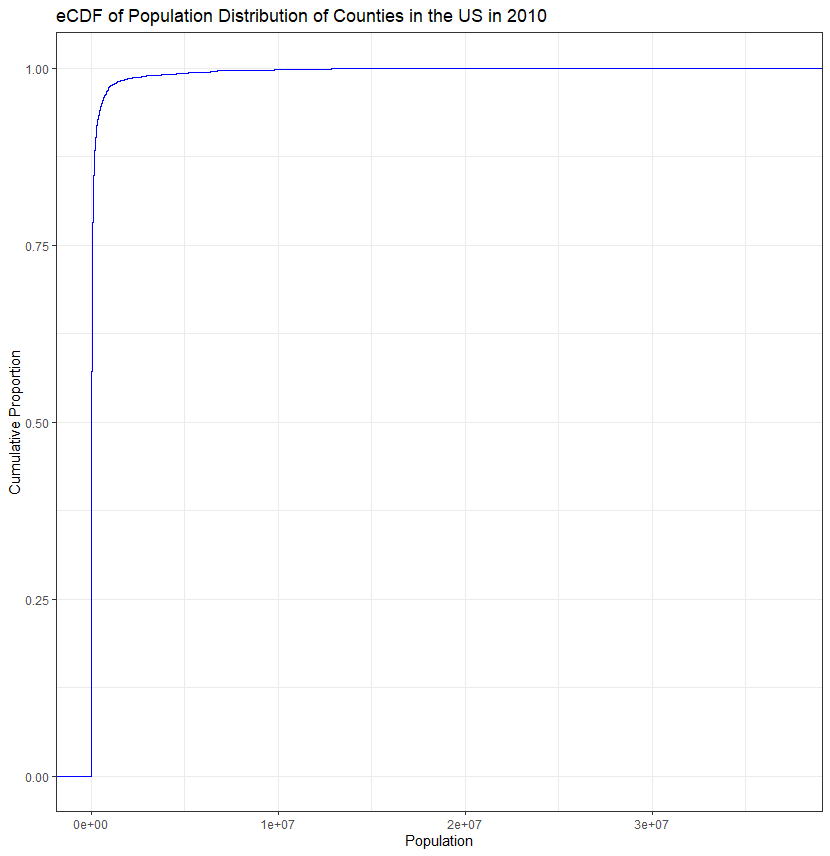

Here is the R script that generated this plot:
library(ggplot2)
library(dplyr)

# Load data and filter to only include 2010 Census population column
county_pop <- read.csv("co-est2019-alldata.csv", header = TRUE, encoding = "UTF-8")
county_pop_2010 <- county_pop %>% select(CENSUS2010POP)

# Create eCDF
ggplot(county_pop_2010, aes(x = CENSUS2010POP)) +
  stat_ecdf(geom = "step", color = "blue") +
  labs(title = "eCDF of Population Distribution of Counties in the US in 2010",
       x = "Population",
       y = "Cumulative Proportion") +
  theme_bw()
